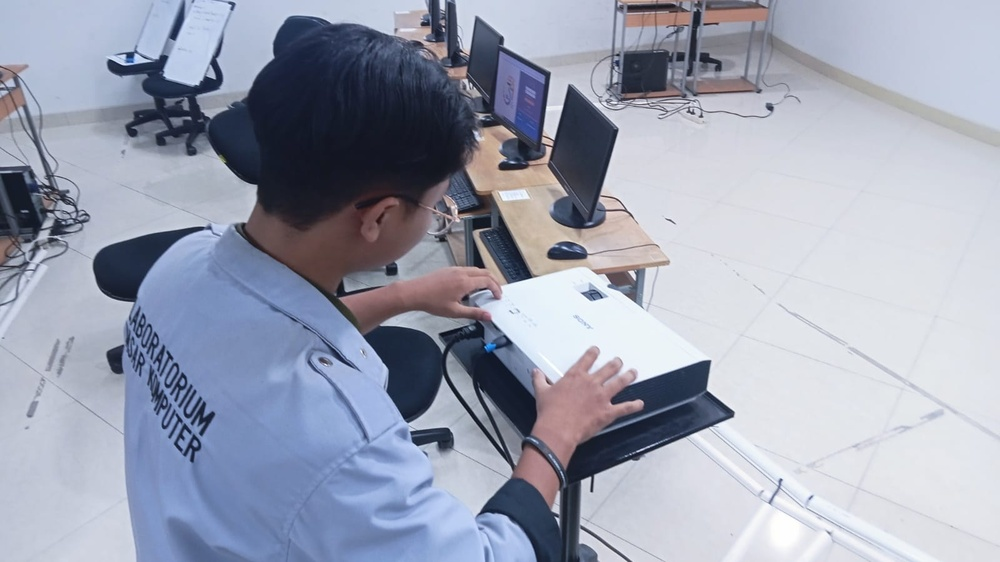
#> input picture Foto/aku.jpeg, 1000 x 562 px, shrunk from 1600 x 900 before the run, given in place of the camera
$ python cobagabungkanfix.py
#> lines starting #> are read from the running program, lines starting #| are printed output that depends on the picture; after the words box and inside, x2 and y2 are one past the last pixel; in counts of white or black regions, pixels touching at a corner belong together
import cv2
import numpy as np
from cv2 import approxPolyDP

def getkontur(frame, framekontur):
    contours, _ = cv2.findContours(frame, cv2.RETR_EXTERNAL, cv2.CHAIN_APPROX_NONE)
    for kontur in contours:
        area = cv2.contourArea(kontur)
        if area > 500:
            cv2.drawContours(framekontur, [kontur], -1, (0, 0, 255), 2)
            peri = cv2.arcLength(kontur, True)
            approx = approxPolyDP(kontur, 0.02 * peri, True)
            korner = len(approx)
            x, y, w, h = cv2.boundingRect(approx)

            if korner == 3:
                benda = "segitiga"
            elif korner == 4:
                rasio = w / float(h)
                if  0.9<rasio<1.1:
                    benda = "persegi"
                else:
                    benda = "persegi panjang"
            elif korner == 8:
                benda = "lingkaran"
            else:
                benda = "Lainnya"

            cv2.rectangle(framekontur, (x, y), (x + w, y + h), (255, 0, 0), 2)
            cv2.putText(framekontur, benda, (x + (w // 2) - 10, y + (h // 2) - 10), cv2.FONT_HERSHEY_COMPLEX, 0.7, (0, 0, 0), 2)

def detect_color(frame, colors):
    for color_name, (low, high) in colors.items():
        thresh = cv2.inRange(frame, low, high)
        kernel = cv2.getStructuringElement(cv2.MORPH_ELLIPSE, (5, 5))
        thresh = cv2.morphologyEx(thresh, cv2.MORPH_OPEN, kernel)

        contours, _ = cv2.findContours(thresh, cv2.RETR_EXTERNAL, cv2.CHAIN_APPROX_SIMPLE)
        if contours:
            largest_contour = max(contours, key=cv2.contourArea)
            x, y, w, h = cv2.boundingRect(largest_contour)
            cv2.rectangle(frame, (x, y), (x + w, y + h), (255, 0, 0), 2)
            cv2.putText(frame, color_name, (x + (w // 2) - 10, y + (h // 2) - 10), cv2.FONT_HERSHEY_COMPLEX, 0.7, (0, 0, 0), 2)

def main(video):
    colors = {
        "biru": (np.load('/home/zin/oprec-roboticsas-2024/blue_low.npy'), np.load('/home/zin/oprec-roboticsas-2024/blue_high.npy')),
        "merah": (np.load('/home/zin/oprec-roboticsas-2024/red_low.npy'), np.load('/home/zin/oprec-roboticsas-2024/red_high.npy')),
        "hijau": (np.load('/home/zin/oprec-roboticsas-2024/green_low.npy'), np.load('/home/zin/oprec-roboticsas-2024/green_high.npy')),
    }
#> (reads blue_low.npy from the repository)
#> (reads blue_high.npy from the repository)
#> (reads red_low.npy from the repository)
#> (reads red_high.npy from the repository)

    while True:
        ret, frame = video.read()
#> frame is the input picture: shape (562, 1000, 3); mean B, G, R 177.5, 160.8, 155.5
        if not ret:
            break
        detect_color(frame, colors)
#> the loop in detect_color, `for color_name, (low, high) in colors.items():` made 3 passes
#> (x, y, w, h) on pass 3: (455, 0, 545, 562)
#> pass 3, in detect_color, `thresh = cv2.inRange(frame, low, high)`:
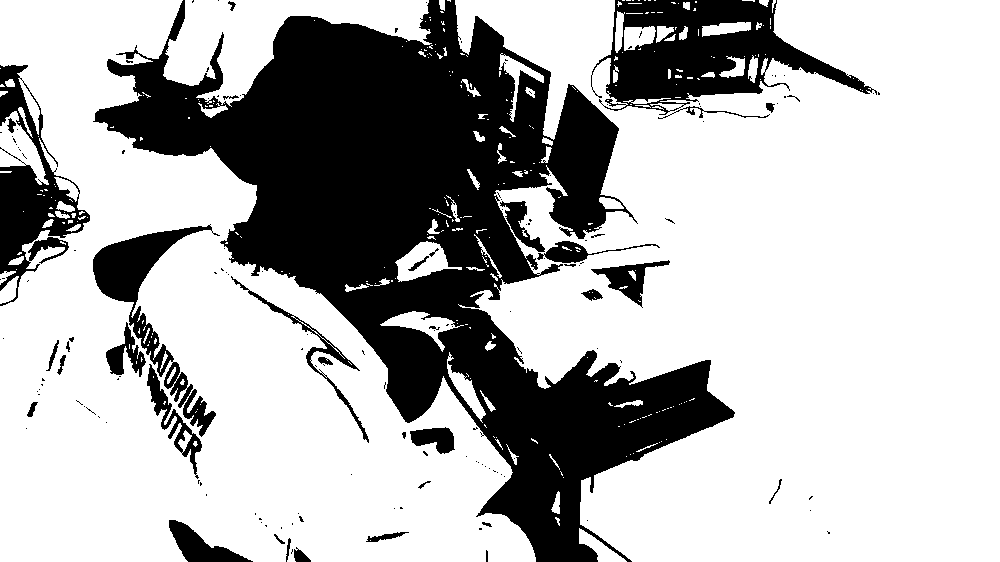
#> thresh: shape (562, 1000); 70.6% white; 159 black regions (121 under 20 px), largest, box (x1, y1, x2, y2) and area: (93, 0, 735, 562) 126744, (591, 0, 877, 115) 14733, (0, 65, 90, 306) 7613
#> pass 3, in detect_color, `thresh = cv2.morphologyEx(thresh, cv2.MORPH_OPEN, kernel)`:
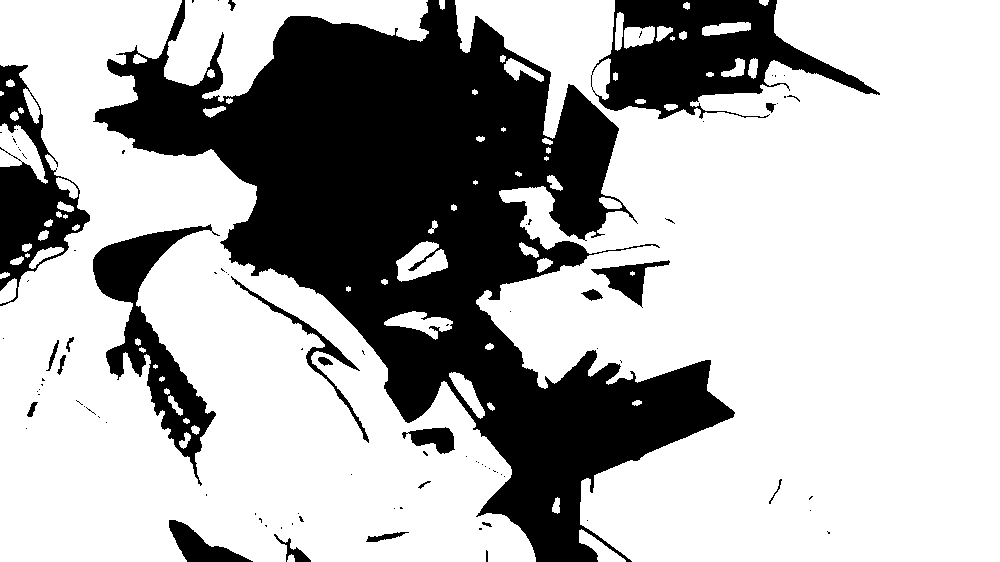
#> thresh: shape (562, 1000); 69.3% white; 95 black regions (72 under 20 px), largest, box (x1, y1, x2, y2) and area: (93, 0, 735, 562) 132036, (591, 0, 880, 119) 16185, (93, 224, 220, 486) 9292
#> after the loop in detect_color, `for color_name, (low, high) in colors.items():`:
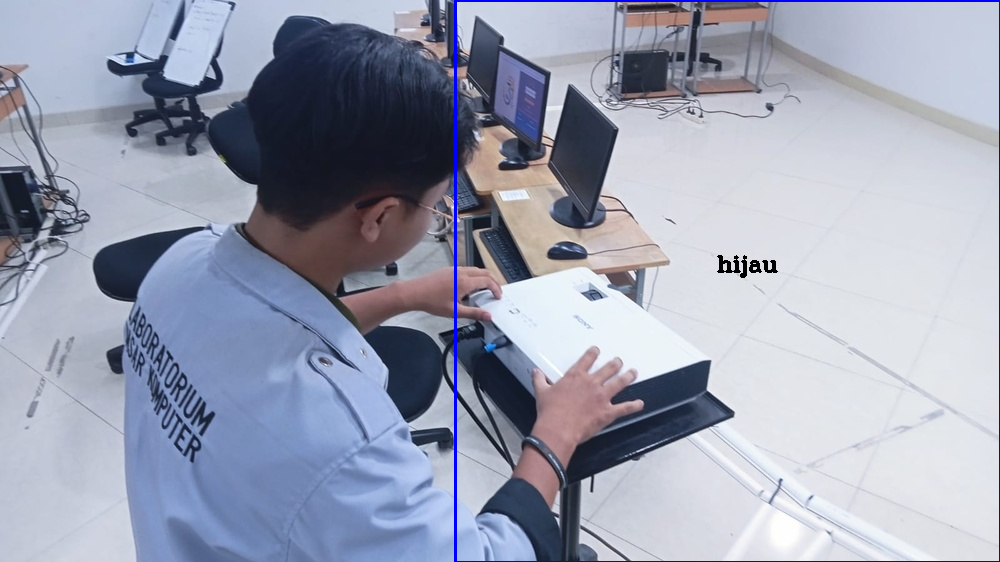
#> frame: shape (562, 1000, 3); 0.79% of pixels changed, all inside (x1, y1, x2, y2) = (454, 0, 1000, 562)
        frameBlur = cv2.GaussianBlur(frame, (7, 7), 1)
        frameCanny = cv2.Canny(frameBlur, 50, 70)
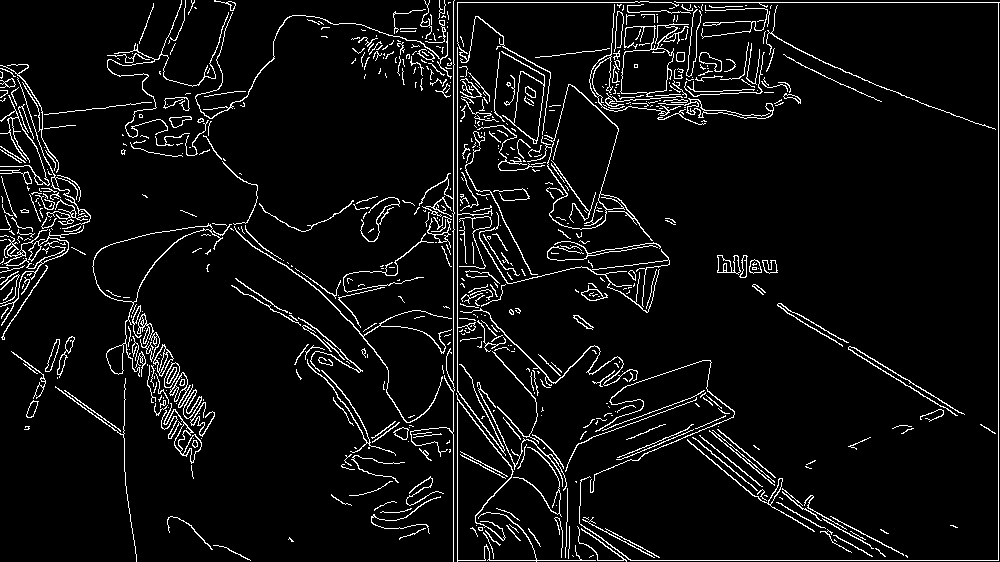
#> frameCanny: shape (562, 1000); 6% white in thin lines or dots
        getkontur(frameCanny, frame)
#> in getkontur, `contours, _ = cv2.findContours(frame, cv2.RETR_EXTERNAL, cv2.CHAIN_APP..`: contours = 692 contours, 588 with area under 20; largest, box (x1, y1, x2, y2) and area: (527, 84, 653, 241) 6698, (92, 223, 223, 377) 4077, (620, 23, 689, 97) 2048, (501, 51, 545, 144) 1474, (163, 403, 202, 464) 431
#> the loop in getkontur, `for kontur in contours:` made 692 passes
#> (area, peri, korner, x, y, w, h, benda) on passes 336, 521, 595, 644: (4077, 698, 11, 96, 224, 119, 153, 'Lainnya'), (6698.5, 848, 11, 527, 84, 126, 157, 'Lainnya'), (1473.5, 331, 8, 501, 51, 44, 93, 'lingkaran'), (2048, 751.5, 15, 621, 24, 68, 70, 'Lainnya')
#> area on passes 8, 14, 19, 25, 26, 29: 20, 20, 43.5, 26, 27.5, 33.5
#> after the loop in getkontur, `for kontur in contours:`:
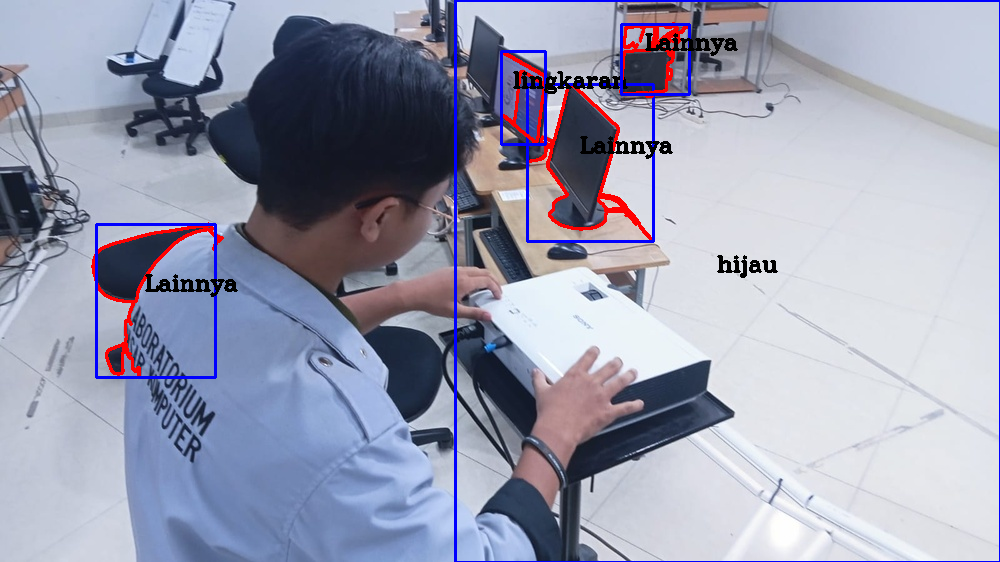
#> framekontur: shape (562, 1000, 3); mean B, G, R 176.2, 156.2, 153.4
        cv2.imshow("Hasilnya cuy", frame)

        if cv2.waitKey(1) & 0xFF == ord("q"):
#> (key q is pressed here)
            break

    video.release()
    cv2.destroyAllWindows()

if __name__ == "__main__":
    camera = cv2.VideoCapture(0)
    main(camera)
